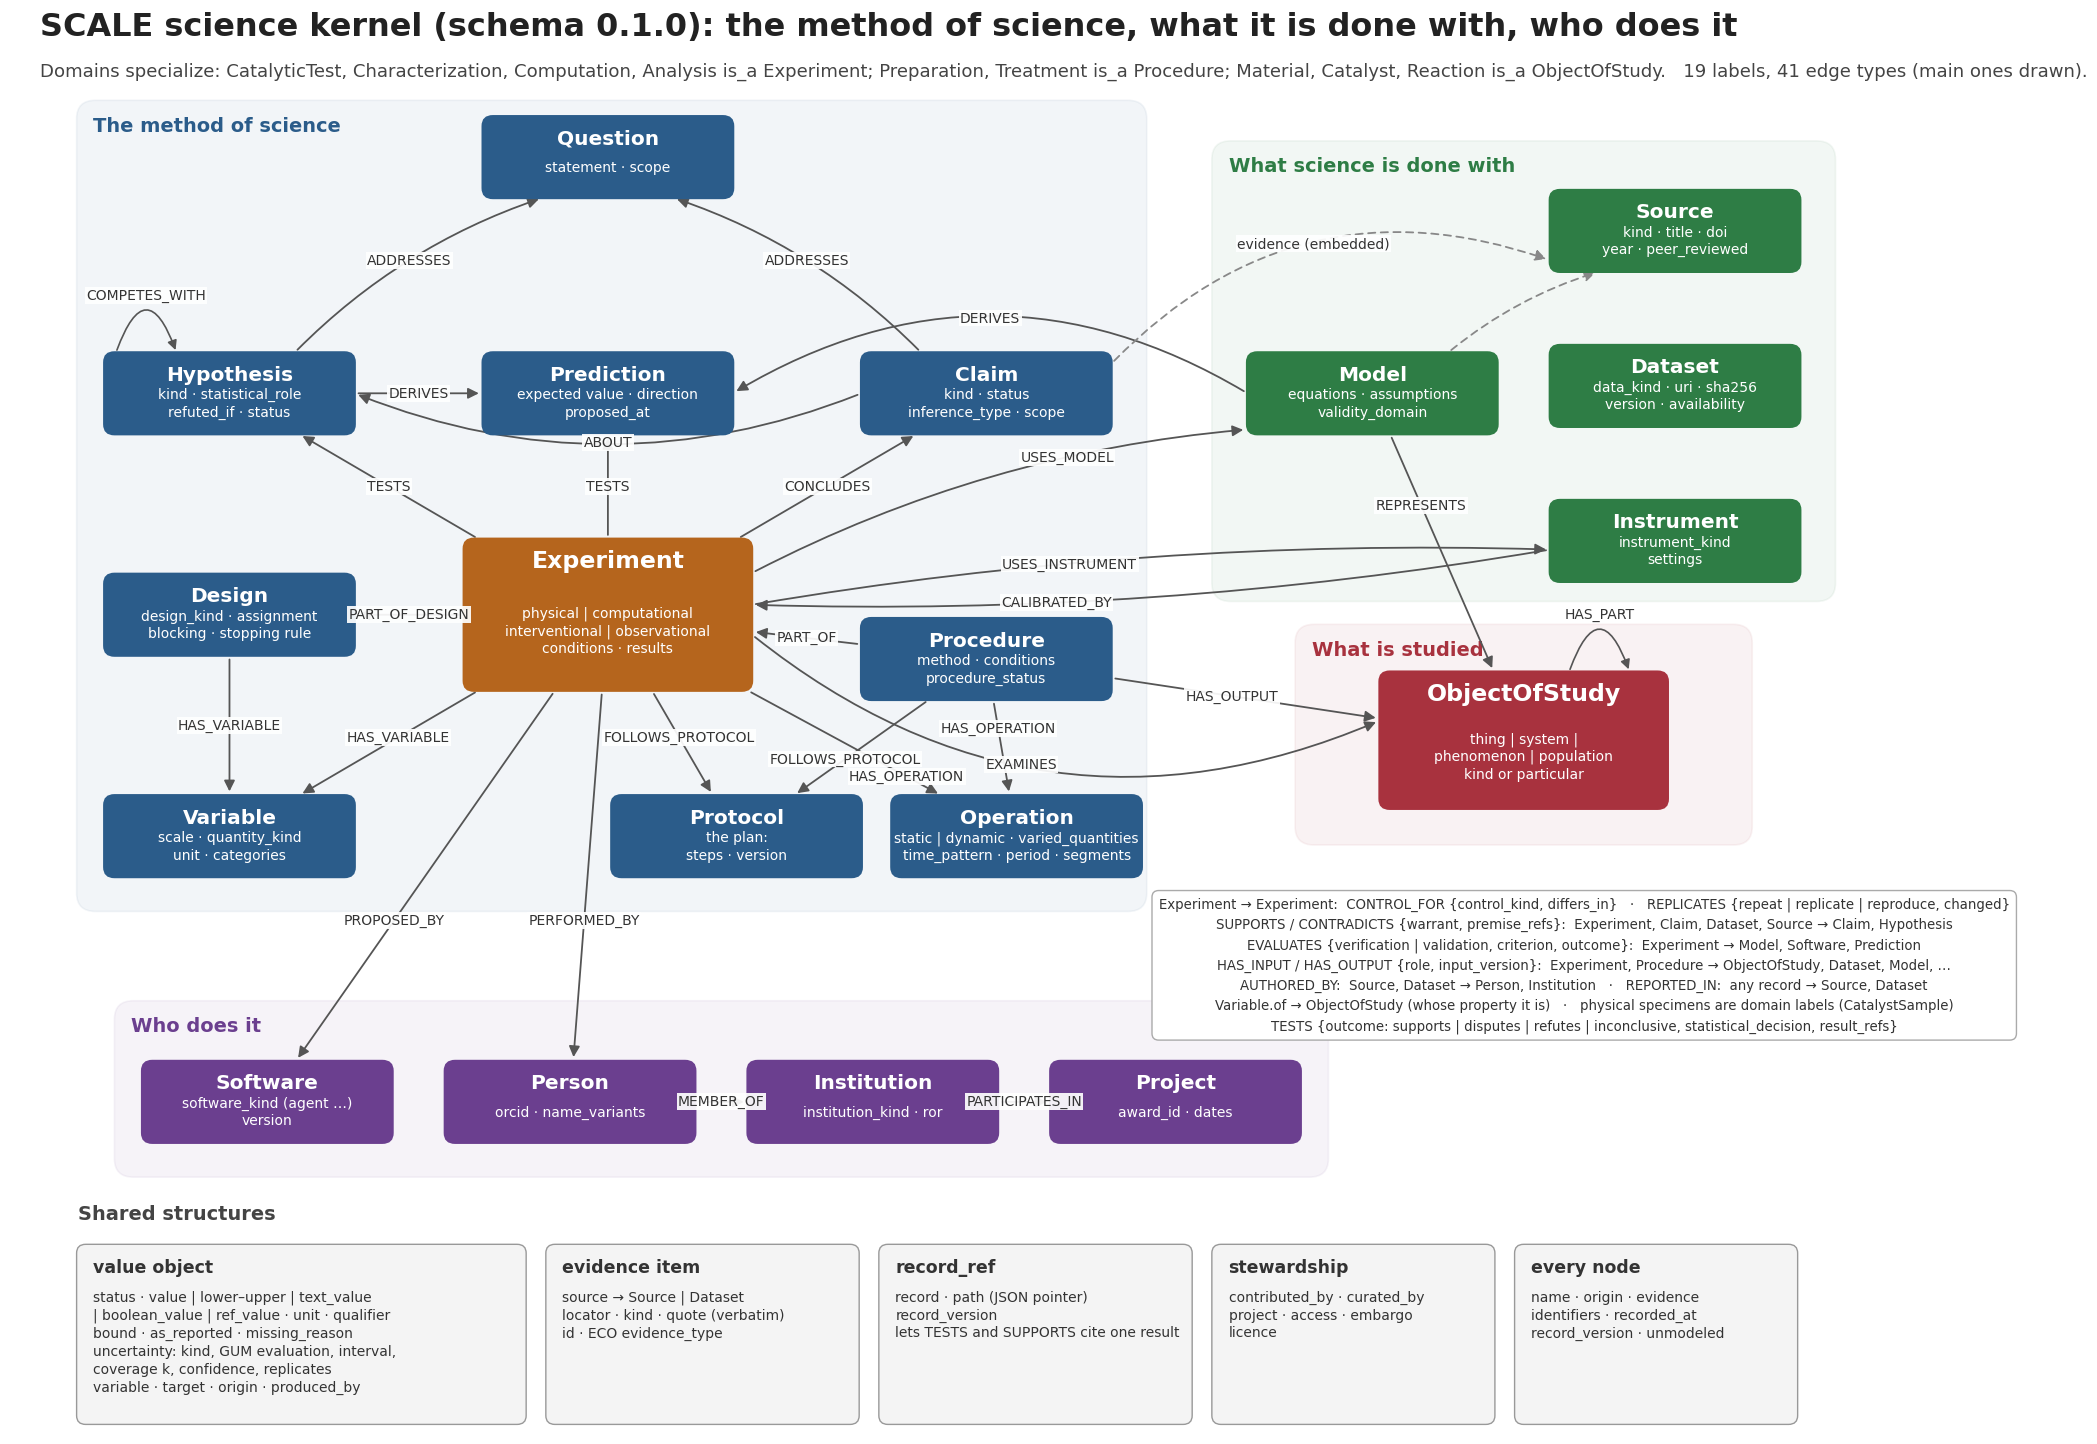

The Python source for this figure:
"""Draw the one-slide overview of the science kernel (matplotlib; no Graphviz needed).

    python science-kernel-overview.py        # writes science-kernel-overview.png beside this file

Label and edge names are checked against the kernel (core/graph/kernel.yaml), so the picture cannot drift
from the schema: a name that is not declared there stops the script.
"""

from pathlib import Path

import matplotlib

matplotlib.use("Agg")
import matplotlib.pyplot as plt  # noqa: E402
import yaml  # noqa: E402
from matplotlib.patches import FancyArrowPatch, FancyBboxPatch  # noqa: E402

def _repo_root(*starts: Path) -> Path:
    """The SCALE checkout (scale-release.yaml and releases/), searched upward from each start in turn."""
    for p in (q for s in starts for q in (s, *s.parents)):
        if (p / "scale-release.yaml").exists() and (p / "releases").is_dir():
            return p
    raise SystemExit("run inside a SCALE repository checkout: no scale-release.yaml and releases/ above "
                     + ", ".join(map(str, starts)))


HERE = Path(__file__).resolve().parent
REPO = _repo_root(HERE, Path.cwd())
K = yaml.safe_load((REPO / "core/graph/kernel.yaml").read_text())          # the science kernel (core layer)
V = yaml.safe_load((REPO / "domain/graph/scale-graph.yaml").read_text())["version"]   # the schema's one version

METHOD, THINGS, WHO, EXP, STUDIED = "#2b5c8a", "#2e7d45", "#6b3f8f", "#b5651d", "#a8323e"
W, H = 3.3, 1.1

# label: (x, y, colour, key properties)
NODES = {
    "Question":    (7.5, 12.2, METHOD, "statement · scope"),
    "Hypothesis":  (2.5, 9.0, METHOD, "kind · statistical_role\nrefuted_if · status"),
    "Prediction":  (7.5, 9.0, METHOD, "expected value · direction\nproposed_at"),
    "Claim":       (12.5, 9.0, METHOD, "kind · status\ninference_type · scope"),
    "Design":      (2.5, 6.0, METHOD, "design_kind · assignment\nblocking · stopping rule"),
    "Experiment":  (7.5, 6.0, EXP, "physical | computational\ninterventional | observational\nconditions · results"),
    "Procedure":   (12.5, 5.4, METHOD, "method · conditions\nprocedure_status"),
    "Variable":    (2.5, 3.0, METHOD, "scale · quantity_kind\nunit · categories"),
    "Protocol":    (9.2, 3.0, METHOD, "the plan:\nsteps · version"),
    "Operation":   (12.9, 3.0, METHOD, "static | dynamic · varied_quantities\ntime_pattern · period · segments"),
    "Model":       (17.6, 9.0, THINGS, "equations · assumptions\nvalidity_domain"),
    "Source":      (21.6, 11.2, THINGS, "kind · title · doi\nyear · peer_reviewed"),
    "Instrument":  (21.6, 7.0, THINGS, "instrument_kind\nsettings"),
    "Dataset":     (21.6, 9.1, THINGS, "data_kind · uri · sha256\nversion · availability"),
    "ObjectOfStudy": (19.6, 4.3, STUDIED, "thing | system |\nphenomenon | population\nkind or particular"),
    "Software":    (3.0, -0.6, WHO, "software_kind (agent …)\nversion"),
    "Person":      (7.0, -0.6, WHO, "orcid · name_variants"),
    "Institution": (11.0, -0.6, WHO, "institution_kind · ror"),
    "Project":     (15.0, -0.6, WHO, "award_id · dates"),
}

# (edge type, source label, target label, curvature (matplotlib arc3 rad), label position 0..1, dashed)
EDGES = [
    ("ADDRESSES", "Hypothesis", "Question", -0.12, 0.5, False),
    ("ADDRESSES", "Claim", "Question", 0.12, 0.5, False),
    ("DERIVES", "Hypothesis", "Prediction", 0.0, 0.5, False),
    ("TESTS", "Experiment", "Prediction", 0.0, 0.5, False),
    ("TESTS", "Experiment", "Hypothesis", 0.0, 0.5, False),
    ("CONCLUDES", "Experiment", "Claim", 0.0, 0.5, False),
    ("ABOUT", "Claim", "Hypothesis", -0.2, 0.5, False),
    ("DERIVES", "Model", "Prediction", 0.3, 0.5, False),
    ("PART_OF_DESIGN", "Experiment", "Design", 0.0, 0.5, False),
    ("HAS_VARIABLE", "Design", "Variable", 0.0, 0.5, False),
    ("HAS_VARIABLE", "Experiment", "Variable", 0.0, 0.45, False),
    ("FOLLOWS_PROTOCOL", "Experiment", "Protocol", 0.0, 0.45, False),
    ("FOLLOWS_PROTOCOL", "Procedure", "Protocol", 0.0, 0.62, False),
    ("PART_OF", "Procedure", "Experiment", 0.0, 0.5, False),
    ("HAS_OPERATION", "Experiment", "Operation", 0.0, 0.82, False),
    ("HAS_OPERATION", "Procedure", "Operation", 0.0, 0.3, False),
    ("HAS_OUTPUT", "Procedure", "ObjectOfStudy", 0.0, 0.45, False),
    ("EXAMINES", "Experiment", "ObjectOfStudy", 0.3, 0.45, False),
    ("REPRESENTS", "Model", "ObjectOfStudy", 0.0, 0.3, False),
    ("USES_INSTRUMENT", "Experiment", "Instrument", -0.05, 0.4, False),
    ("CALIBRATED_BY", "Instrument", "Experiment", -0.05, 0.62, False),
    ("USES_MODEL", "Experiment", "Model", -0.1, 0.65, False),
    ("PERFORMED_BY", "Experiment", "Person", 0.0, 0.62, False),
    ("PROPOSED_BY", "Experiment", "Software", 0.0, 0.62, False),
    ("MEMBER_OF", "Person", "Institution", 0.0, 0.5, False),
    ("PARTICIPATES_IN", "Institution", "Project", 0.0, 0.5, False),
]
EVIDENCE = [("Claim", "Source"), ("Model", "Source")]     # drawn dashed: embedded evidence points at sources

for lab in NODES:
    assert lab in K["nodes"], f"{lab} is not a kernel label"
for t, s, d, *_ in EDGES:
    assert t in K["edges"], f"{t} is not a kernel edge"
    ed = K["edges"][t]
    for side, lab in (("from", s), ("to", d)):
        allowed = ed[side]
        assert allowed == "ANY" or isinstance(allowed, dict) or lab in allowed, f"{t}.{side} does not allow {lab}"

fig, ax = plt.subplots(figsize=(25, 18.5))
ax.set_xlim(-0.4, 25.2)
ax.set_ylim(-5.1, 14.2)
ax.axis("off")
ax.text(0, 13.85, f"SCALE science kernel (schema {V}): the method of science, what it is done with, who does it",
        fontsize=23, fontweight="bold", color="#222222")
ax.text(0, 13.3, "Domains specialize: CatalyticTest, Characterization, Computation, Analysis is_a Experiment; Preparation, Treatment "
        f"is_a Procedure; Material, Catalyst, Reaction is_a ObjectOfStudy.   {len(K['nodes'])} labels, {len(K['edges'])} edge types (main ones drawn).",
        fontsize=13, color="#444444")

for (x0, y0, x1, y1, title, col) in [(0.5, 2.0, 14.6, 12.95, "The method of science", METHOD),
                                     (15.5, 6.2, 23.7, 12.4, "What science is done with", THINGS),
                                     (16.6, 2.9, 22.6, 5.85, "What is studied", STUDIED),
                                     (1.0, -1.6, 17.0, 0.75, "Who does it", WHO)]:
    ax.add_patch(FancyBboxPatch((x0, y0), x1 - x0, y1 - y0, boxstyle="round,pad=0.02,rounding_size=0.25",
                                fc=col, alpha=0.06, ec=col, lw=1.2, zorder=0))
    ax.text(x0 + 0.2, y1 - 0.4, title, fontsize=14, fontweight="bold", color=col, zorder=1)


def size(lab):
    if lab == "Experiment":
        return W + 0.5, H + 0.95
    if lab == "ObjectOfStudy":
        return W + 0.5, H + 0.75
    return W, H


def anchor(a, b, lab):
    """Point on the border of the box of `lab` centred at a, towards b."""
    w, h = size(lab)
    (xa, ya), (xb, yb) = a, b
    dx, dy = xb - xa, yb - ya
    sx = (w / 2) / abs(dx) if dx else float("inf")
    sy = (h / 2) / abs(dy) if dy else float("inf")
    k = min(sx, sy)
    return xa + dx * k, ya + dy * k


def on_curve(p0, p2, rad, t):
    """Point at t on matplotlib's arc3 quadratic Bezier from p0 to p2."""
    (x1, y1), (x2, y2) = p0, p2
    cx, cy = (x1 + x2) / 2 + rad * (y2 - y1), (y1 + y2) / 2 - rad * (x2 - x1)
    return ((1 - t) ** 2 * x1 + 2 * t * (1 - t) * cx + t * t * x2,
            (1 - t) ** 2 * y1 + 2 * t * (1 - t) * cy + t * t * y2)


def draw(s, d, rad, label=None, pos=0.5, dashed=False):
    a, b = NODES[s][:2], NODES[d][:2]
    p0, p1 = anchor(a, b, s), anchor(b, a, d)
    ax.add_patch(FancyArrowPatch(p0, p1, connectionstyle=f"arc3,rad={rad}", arrowstyle="-|>", mutation_scale=16,
                                 color="#888888" if dashed else "#555555", lw=1.3, zorder=2, shrinkA=3, shrinkB=3,
                                 linestyle=(0, (4, 3)) if dashed else "-"))
    if label:
        x, y = on_curve(p0, p1, rad, pos)
        ax.text(x, y, label, ha="center", va="center", fontsize=10, color="#333333", zorder=5,
                bbox=dict(fc="white", ec="none", pad=1.0, alpha=0.92))


for t, s, d, rad, pos, dashed in EDGES:
    draw(s, d, rad, t, pos, dashed)
for s, d in EVIDENCE:
    draw(s, d, -0.32 if s == "Claim" else -0.1, "evidence (embedded)" if s == "Claim" else None, 0.5, True)

# self-loops
for lab, t, dy, off in (("Hypothesis", "COMPETES_WITH", H / 2, -1.5), ("ObjectOfStudy", "HAS_PART", (H + 0.75) / 2, 0.6)):
    x, y = NODES[lab][:2]
    ax.add_patch(FancyArrowPatch((x + off, y + dy), (x + off + 0.8, y + dy), connectionstyle="arc3,rad=-1.4",
                                 arrowstyle="-|>", mutation_scale=14, color="#555555", lw=1.2, zorder=2))
    ax.text(x + off + 0.4, y + dy + 0.72, t, ha="center", fontsize=10, color="#333333", zorder=5,
            bbox=dict(fc="white", ec="none", pad=1.0, alpha=0.92))

for lab, (x, y, col, props) in NODES.items():
    w, h = size(lab)
    big = lab in ("Experiment", "ObjectOfStudy")
    ax.add_patch(FancyBboxPatch((x - w / 2, y - h / 2), w, h, boxstyle="round,pad=0.02,rounding_size=0.15",
                                fc=col, ec="none", zorder=3))
    ax.text(x, y + h / 2 - 0.3, lab, ha="center", va="center", fontsize=17 if big else 14.5, fontweight="bold",
            color="white", zorder=4)
    ax.text(x, y - (0.22 if big else 0.14), props, ha="center", va="center", fontsize=10, color="white",
            zorder=4, linespacing=1.3)

note = ("Experiment → Experiment:  CONTROL_FOR {control_kind, differs_in}   ·   REPLICATES {repeat | replicate | reproduce, changed}\n"
        "SUPPORTS / CONTRADICTS {warrant, premise_refs}:  Experiment, Claim, Dataset, Source → Claim, Hypothesis\n"
        "EVALUATES {verification | validation, criterion, outcome}:  Experiment → Model, Software, Prediction\n"
        "HAS_INPUT / HAS_OUTPUT {role, input_version}:  Experiment, Procedure → ObjectOfStudy, Dataset, Model, …\n"
        "AUTHORED_BY:  Source, Dataset → Person, Institution   ·   REPORTED_IN:  any record → Source, Dataset\n"
        "Variable.of → ObjectOfStudy (whose property it is)   ·   physical specimens are domain labels (CatalystSample)\n"
        "TESTS {outcome: supports | disputes | refutes | inconclusive, statistical_decision, result_refs}")
ax.text(20.4, 1.25, note, ha="center", va="center", fontsize=9.6, color="#333333", zorder=5, linespacing=1.55,
        bbox=dict(fc="white", ec="#aaaaaa", boxstyle="round,pad=0.5"))

# shared structures band
panel = [
    ("value object", "status · value | lower–upper | text_value\n| boolean_value | ref_value · unit · qualifier\n"
                     "bound · as_reported · missing_reason\nuncertainty: kind, GUM evaluation, interval,\n"
                     "coverage k, confidence, replicates\nvariable · target · origin · produced_by"),
    ("evidence item", "source → Source | Dataset\nlocator · kind · quote (verbatim)\nid · ECO evidence_type"),
    ("record_ref", "record · path (JSON pointer)\nrecord_version\nlets TESTS and SUPPORTS cite one result"),
    ("stewardship", "contributed_by · curated_by\nproject · access · embargo\nlicence"),
    ("every node", "name · origin · evidence\nidentifiers · recorded_at\nrecord_version · unmodeled"),
]
ax.text(0.5, -2.2, "Shared structures", fontsize=14, fontweight="bold", color="#444444")
x = 0.5
widths = [6.2, 4.4, 4.4, 4.0, 4.0]
for (title, body), w in zip(panel, widths):
    ax.add_patch(FancyBboxPatch((x, -4.95), w - 0.3, 2.4, boxstyle="round,pad=0.02,rounding_size=0.12",
                                fc="#f4f4f4", ec="#999999", lw=1, zorder=3))
    ax.text(x + 0.2, -2.85, title, fontsize=12.5, fontweight="bold", color="#333333", va="center", zorder=4)
    ax.text(x + 0.2, -3.15, body, fontsize=10, color="#333333", va="top", zorder=4, linespacing=1.35)
    x += w

fig.savefig(HERE / "science-kernel-overview.png", dpi=100, bbox_inches="tight", facecolor="white")
print("wrote", HERE / "science-kernel-overview.png")
